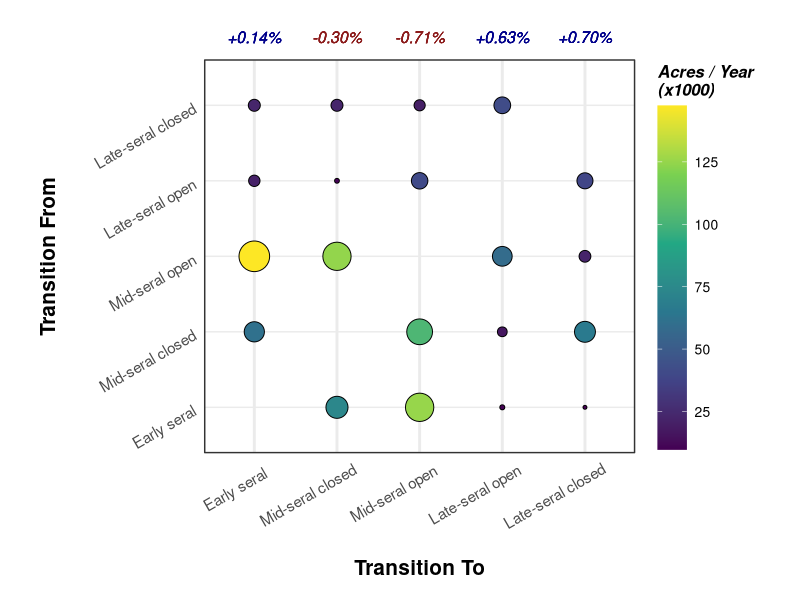
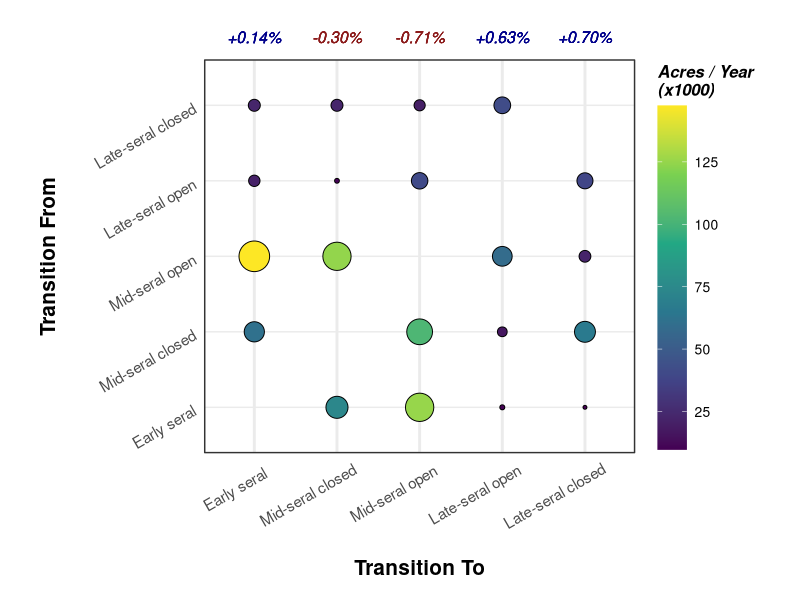

Write the R code that produced these figures, in order.
library(dplyr)
library(tidyr)
library(ggplot2)
library(stringr)
library(here)

dat <- read.csv(here('results/FIA/sclassChng/ORWA_comp.csv')) %>% 
  filter(YEAR == 2019) %>%
  select(-c(AREA_DOMAIN1, AREA_DOMAIN2, STATUS1, STATUS2))
net <- read.csv(here('results/FIA/sclassChng/ORWA_net.csv')) %>% 
  filter(YEAR == 2019) %>%
  select(sclass, PERC_CHNG) %>%
  mutate(col = case_when(PERC_CHNG < 0 ~ 'firebrick4',
                         TRUE ~ 'blue4'),
         PERC_CHNG = paste0(round(PERC_CHNG, 2), '%'), 
         PERC_CHNG = case_when(str_sub(PERC_CHNG, 1, 1) != '-' ~ paste0('+', PERC_CHNG),
                               TRUE ~ PERC_CHNG),
         PERC_CHNG = case_when(str_sub(PERC_CHNG, -3, -3) == '.' ~ paste0(str_sub(PERC_CHNG, 1, 4), '0%'),
                               TRUE ~ PERC_CHNG))
dat <- dat %>%
  filter(!is.na(sclass1) & !is.na(sclass2)) %>% ## Drop non-forest for now
  left_join(net, by = c('sclass2' = 'sclass')) %>%
  mutate(sclass1 = case_when(sclass1 == 'A' ~ 'Early seral ',
                             sclass1 == 'B' ~ 'Mid-seral closed ',
                             sclass1 == 'C' ~ 'Mid-seral open ',
                             sclass1 == 'D' ~ 'Late-seral open ',
                             sclass1 == 'E' ~ 'Late-seral closed ',
                             TRUE ~ 'Non-forest ')) %>%
  mutate(sclass2 = case_when(sclass2 == 'A' ~ 'Early seral ',
                             sclass2 == 'B' ~ 'Mid-seral closed ',
                             sclass2 == 'C' ~ 'Mid-seral open ',
                             sclass2 == 'D' ~ 'Late-seral open ',
                             sclass2 == 'E' ~ 'Late-seral closed ',
                             TRUE ~ 'Non-forest ')) %>%
  mutate(sclass1 = factor(sclass1, levels = c('Non-forest ', 'Early seral ', 'Mid-seral closed ', 'Mid-seral open ',
                                              'Late-seral open ', 'Late-seral closed ')),
         sclass2 = factor(sclass2, levels = c('Non-forest ', 'Early seral ', 'Mid-seral closed ', 'Mid-seral open ',
                                              'Late-seral open ', 'Late-seral closed '))) %>%
  mutate(ac = AREA_CHNG / 1000)

  
  
mat <- dat %>%
  ggplot(aes(sclass2, sclass1, size = ac, fill = ac, label = PERC_CHNG)) +
  geom_point(shape = 21) +
  geom_text(y = 5.9, # Set the position of the text to always be at the top
            #hjust = 0,
            size = 4,
            fontface = 'italic',
            colour = dat$col) +
  scale_size_continuous(range = c(1, 10)) +
  theme_bw() +
  xlab('Transition To') +
  ylab('Transition From') +
  scale_fill_viridis_c(option = 'D', breaks = c(25, 50, 75, 100, 125)) +
  guides(size=FALSE, 
         fill = guide_colorbar(title = 'Acres / Year\n(x1000)')) +
  coord_cartesian(clip = 'off',
                  ylim = c(1, 5),
                  xlim = c(1, 5)) +   # This keeps the labels from disappearing
  theme(axis.ticks = element_blank(), 
        #panel.grid = element_blank(),
        #strip.text = element_text(size = 18, face = 'italic'),
        legend.key.height = unit(1.75, 'cm'),
        legend.key.width = unit(.75, 'cm'),
        legend.box.margin=margin(c(50,0,50,0)),
        legend.title = element_text(size = 12, face = 'bold.italic'),
        legend.text = element_text(size = 10,),
        axis.title.x = element_text(size = 15, margin=margin(20,0,0,0), face = 'bold'),
        axis.title.y = element_text(size = 15, margin=margin(0,20,0,0), face = 'bold'),
        axis.text.x = element_text(size = 11, angle = 30, vjust = .8, hjust = .8),
        axis.text.y = element_text(size = 11, angle = 30),
        plot.margin = unit(c(3,2,1,2), "lines"),
        panel.grid.major.x = element_line(size = 1)) # This widens the right margin)

mat
ggsave(mat, filename = here::here('figs/sclassChange/sclass_chng_mtrx_total.png'),
       height = 6, width = 9)
 
  
